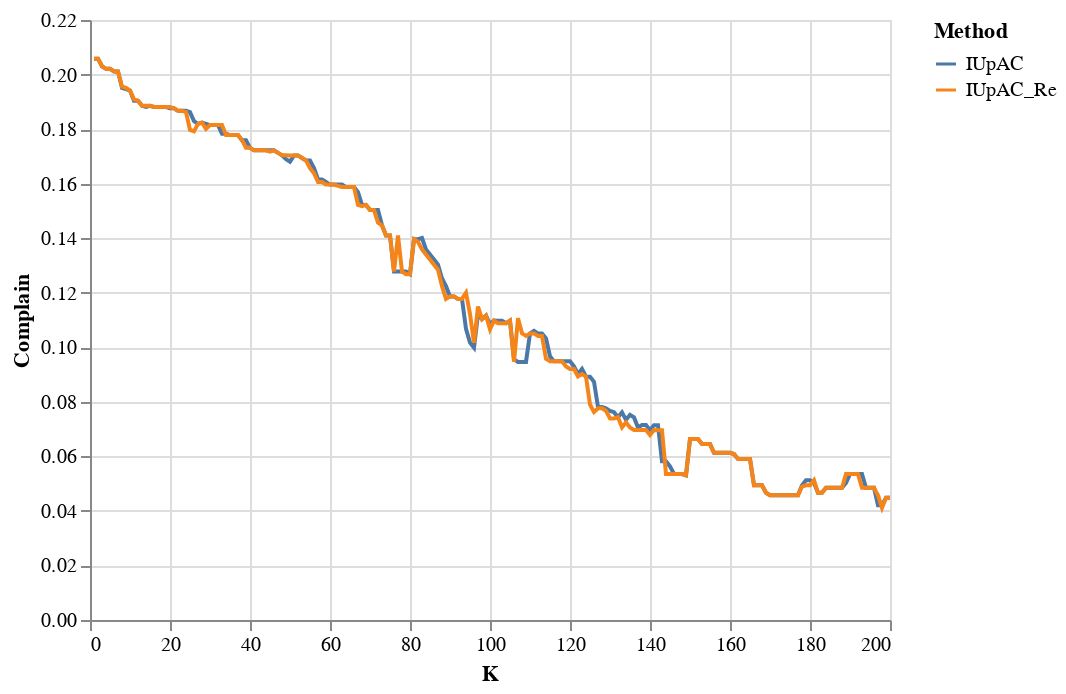

Notebook cell for this chart:
### Code cell
# No retraining IUP accelerate
manager = ModelManager(proc.Xtrain, proc.ytrain, LogReg(proc, proc.ytrain.shape[1]))
manager.model.set_weights(manager0.model.get_weights())
manager.delta = tf.Variable(manager0.delta.value(), name="delta")
manager_check = ModelManager(proc.Xtrain, proc.ytrain, LogReg(proc, proc.ytrain.shape[1]))
manager_check.model.set_weights(manager0.model.get_weights())

K = 2000
step_size = 10
corrsel = tf.cast(tf.ones(proc.ytrain.shape[0]), dtype='bool')
ranker = InfluenceRanker(manager=manager, on=proc.complain)
fixer = AutoFixer(manager, corrsel, K)

@tf.function
def change_model(manager, d): # d is a list
    egrads = manager.egrads(range_=d)
    egrad = [tf.reduce_sum(j, axis=0) for j in egrads]
    ihvps = manager.iHvp(egrad)
    n = tf.reduce_sum(manager.delta)
    for var, ihvp in zip(manager.variables, ihvps):
        var.assign_add(ihvp / n)

# AQ is the margin of male - female
AQs = []
weighted_f1 = []
AQs_re = []
weighted_f1_re = []
rank_time_iupac = 0
model_time_iupac = 0
for k in trange(0, int(K / step_size)):
    start = time.time()
    scores = rankit(ranker)
    ranks = tf.argsort(-scores)
    middle = time.time()
    change_model(manager, ranks[:step_size])
    end = time.time()
    
    rank_time_iupac += middle - start
    model_time_iupac += end - middle
    
    fixit(fixer, scores, step_size)  # update delta
    manager_check.delta = tf.Variable(manager.delta.value(), name="delta")
    manager_check.fit()
    _, AQ, _, _ = proc.complain(manager_check)
    f1 = f1_score(tf.argmax(proc.ytest, axis=1).numpy(), manager_check.predict(proc.Xtest).numpy(), average='weighted')
    AQs_re.append(float(AQ))
    weighted_f1_re.append(f1)
    _, AQ, _, _ = proc.complain(manager)
    f1 = f1_score(tf.argmax(proc.ytest, axis=1).numpy(), manager.predict(proc.Xtest).numpy(), average='weighted')
    AQs.append(float(AQ))
    weighted_f1.append(f1)

print("Rank_time:", rank_time_iupac)
print("Model_time:", model_time_iupac)

df_iupac_re = pd.DataFrame({
    "Complain": np.array(AQs_re),
    "F1": np.array(weighted_f1_re),
    "K": np.arange(len(AQs_re)) + 1,
    "Method": np.repeat("IUpAC_Re", len(AQs_re)),
})
df_iupac = pd.DataFrame({
    "Complain": np.array(AQs),
    "F1": np.array(weighted_f1),
    "K": np.arange(len(AQs)) + 1,
    "Method": np.repeat("IUpAC", len(AQs)),
})
alt.Chart(pd.concat([df_iupac, df_iupac_re])).mark_line().encode(
    x = "K",
    y = "Complain",
    color = "Method"
)

### Figure 1 — Vega-Lite specification as saved in the notebook (floating-point values rounded to 4 significant figures; data arrays with more than 128 entries replaced by an {"elided": "..."} marker saying what was removed)
{"config": {"view": {"continuousWidth": 400, "continuousHeight": 300}}, "data": {"name": "data-cb981ba959de25e1d4129d3ae501ad11"}, "mark": "line", "encoding": {"color": {"type": "nominal", "field": "Method"}, "x": {"type": "quantitative", "field": "K"}, "y": {"type": "quantitative", "field": "Complain"}}, "$schema": "https://vega.github.io/schema/vega-lite/v4.8.1.json", "datasets": {"data-cb981ba959de25e1d4129d3ae501ad11": {"elided": "400 records"}}}
